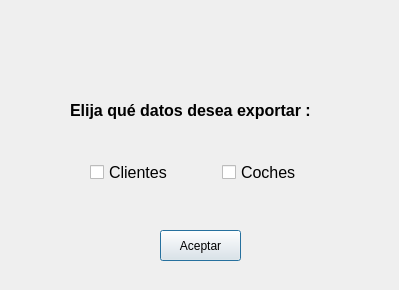
<?xml version="1.0" encoding="UTF-8"?>
<ui version="4.0">
 <class>dlgExportar</class>
 <widget class="QDialog" name="dlgExportar">
  <property name="geometry">
   <rect>
    <x>0</x>
    <y>0</y>
    <width>399</width>
    <height>290</height>
   </rect>
  </property>
  <property name="windowTitle">
   <string>Exportar</string>
  </property>
  <property name="windowIcon">
   <iconset>
    <normaloff>img/taller.png</normaloff>img/taller.png</iconset>
  </property>
  <widget class="QPushButton" name="pushButton">
   <property name="geometry">
    <rect>
     <x>160</x>
     <y>230</y>
     <width>81</width>
     <height>31</height>
    </rect>
   </property>
   <property name="text">
    <string>Aceptar</string>
   </property>
  </widget>
  <widget class="QLabel" name="lblPregunta">
   <property name="geometry">
    <rect>
     <x>70</x>
     <y>90</y>
     <width>261</width>
     <height>41</height>
    </rect>
   </property>
   <property name="font">
    <font>
     <pointsize>12</pointsize>
     <weight>75</weight>
     <bold>true</bold>
    </font>
   </property>
   <property name="text">
    <string>Elija qué datos desea exportar :</string>
   </property>
  </widget>
  <widget class="QLabel" name="lblInterrogacion">
   <property name="geometry">
    <rect>
     <x>180</x>
     <y>50</y>
     <width>41</width>
     <height>31</height>
    </rect>
   </property>
   <property name="text">
    <string/>
   </property>
   <property name="pixmap">
    <pixmap>img/interrogacion.png</pixmap>
   </property>
   <property name="scaledContents">
    <bool>true</bool>
   </property>
  </widget>
  <widget class="QWidget" name="layoutWidget">
   <property name="geometry">
    <rect>
     <x>90</x>
     <y>160</y>
     <width>213</width>
     <height>25</height>
    </rect>
   </property>
   <layout class="QHBoxLayout" name="horizontalLayout">
    <property name="spacing">
     <number>49</number>
    </property>
    <property name="leftMargin">
     <number>0</number>
    </property>
    <item>
     <widget class="QCheckBox" name="checkBox">
      <property name="font">
       <font>
        <pointsize>12</pointsize>
        <weight>50</weight>
        <bold>false</bold>
       </font>
      </property>
      <property name="text">
       <string>Clientes</string>
      </property>
     </widget>
    </item>
    <item>
     <widget class="QCheckBox" name="checkBox_2">
      <property name="font">
       <font>
        <pointsize>12</pointsize>
       </font>
      </property>
      <property name="text">
       <string>Coches</string>
      </property>
     </widget>
    </item>
   </layout>
  </widget>
 </widget>
 <resources/>
 <connections/>
</ui>
